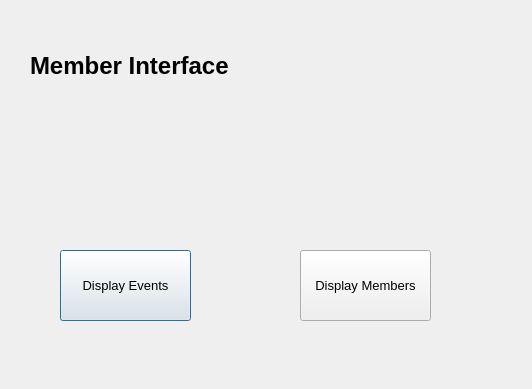
<?xml version="1.0" encoding="UTF-8"?>
<ui version="4.0">
 <class>MemberInterface</class>
 <widget class="QDialog" name="MemberInterface">
  <property name="geometry">
   <rect>
    <x>0</x>
    <y>0</y>
    <width>532</width>
    <height>389</height>
   </rect>
  </property>
  <property name="windowTitle">
   <string>Member Interface</string>
  </property>
  <widget class="QLabel" name="label">
   <property name="geometry">
    <rect>
     <x>30</x>
     <y>30</y>
     <width>251</width>
     <height>71</height>
    </rect>
   </property>
   <property name="font">
    <font>
     <pointsize>18</pointsize>
     <weight>75</weight>
     <bold>true</bold>
    </font>
   </property>
   <property name="text">
    <string>Member Interface</string>
   </property>
  </widget>
  <widget class="QLabel" name="member_inter">
   <property name="geometry">
    <rect>
     <x>310</x>
     <y>30</y>
     <width>171</width>
     <height>171</height>
    </rect>
   </property>
   <property name="text">
    <string/>
   </property>
  </widget>
  <widget class="QPushButton" name="pushButton">
   <property name="geometry">
    <rect>
     <x>60</x>
     <y>250</y>
     <width>131</width>
     <height>71</height>
    </rect>
   </property>
   <property name="font">
    <font>
     <pointsize>10</pointsize>
    </font>
   </property>
   <property name="text">
    <string>Display Events</string>
   </property>
  </widget>
  <widget class="QPushButton" name="pushButton_2">
   <property name="geometry">
    <rect>
     <x>300</x>
     <y>250</y>
     <width>131</width>
     <height>71</height>
    </rect>
   </property>
   <property name="font">
    <font>
     <pointsize>10</pointsize>
    </font>
   </property>
   <property name="text">
    <string>Display Members</string>
   </property>
  </widget>
 </widget>
 <resources/>
 <connections/>
</ui>
